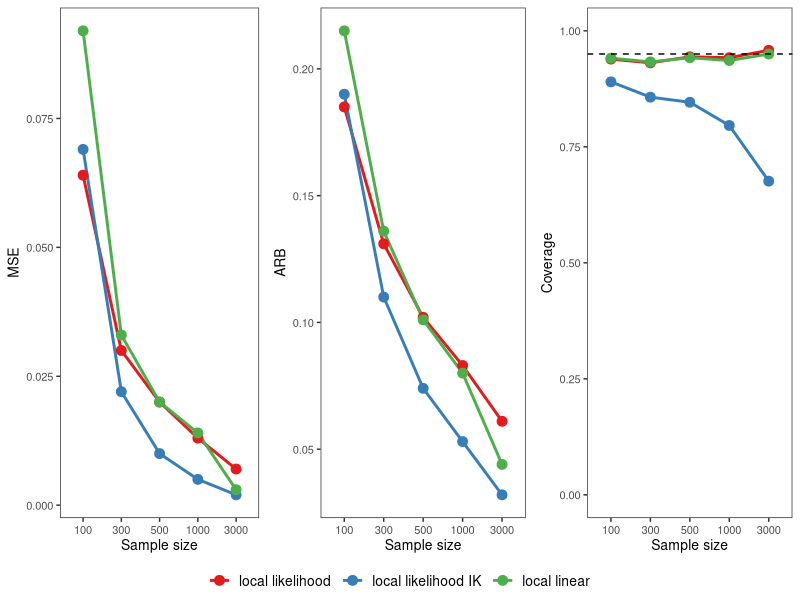

Write the R code that produced this figure.
library(tidyverse)
library(gridExtra)

type_binomial_trial100 = read.csv('100_type_binomial_trial_500_NULL.csv')
type_poisson_trial100 = read.csv('100_type_poisson_trial_500_NULL.csv')
type_ZIP_trial100 = read.csv('100_type_ZIP_trial_500_NULL.csv')
type_binomial_trial300 = read.csv('300_type_binomial_trial_500_NULL.csv')
type_poisson_trial300 = read.csv('300_type_poisson_trial_500_NULL.csv')
type_ZIP_trial300 = read.csv('300_type_ZIP_trial_500_NULL.csv')
type_binomial_trial500 = read.csv('500_type_binomial_trial_500_NULL.csv')
type_poisson_trial500 = read.csv('500_type_poisson_trial_500_NULL.csv')
type_ZIP_trial500 = read.csv('500_type_ZIP_trial_500_NULL.csv')
type_ZIP_trial1000 = read.csv('1000_type_ZIP_trial_500_NULL.csv')
type_binomial_trial1000 = read.csv('1000_type_binomial_trial_500_NULL.csv')
type_poisson_trial1000 = read.csv('1000_type_poisson_trial_500_NULL.csv')
type_binomial_trial3000 = read.csv('3000_type_binomial_trial_500_NULL.csv')
type_poisson_trial3000 = read.csv('3000_type_poisson_trial_500_NULL.csv')
type_ZIP_trial3000 = read.csv('3000_type_ZIP_trial_500_NULL.csv')



make_result = function(dataframe, truevalue, sample){
  
  dataframe = dataframe[complete.cases(dataframe),]
  ind = which(dataframe$zipest_IK!= Inf & dataframe$zipest!= Inf & dataframe$linest!= Inf) 

  mse_local = round(mean((dataframe$zipest-truevalue)^2), 3)
  mse_local_IK = round(mean((dataframe$zipest_IK[ind]-truevalue)^2), 3)
  mse_lin = round(mean((dataframe$linest-truevalue)^2), 3)
  
  abs_local = round(mean(abs(dataframe$zipest-truevalue)), 3)
  abs_local_IK = round(mean(abs(dataframe$zipest_IK[ind]-truevalue)), 3)
  abs_lin = round(mean(abs(dataframe$linest - truevalue)), 3)
  
  ci_local = round(mean(dataframe$zip_ci_left <= truevalue & dataframe$zip_ci_right >= truevalue, na.rm=T), 3)
  ci_local_IK = round(mean(dataframe$zip_ci_left_IK[ind] <= truevalue & dataframe$zip_ci_right_IK[ind] >= truevalue, na.rm=T), 3)
  ci_lin = round(mean(dataframe$lin_ci_left <= truevalue & dataframe$lin_ci_right >= truevalue, na.rm=T), 3)
  
  result = data.frame('num_sam' = sample, 'mselocal' = mse_local, 'abslocal' = c(abs_local), 'cilocal' = c(ci_local), 'mselocal_IK' = mse_local_IK, 'abslocal_IK' = c(abs_local_IK), 'cilocal_IK' = c(ci_local_IK), 'mselin' = mse_lin, 'abslin' = abs_lin, 'cilin' = ci_lin)
  
  return(result)
}


logistic = function(x) { exp(x)/(1+exp(x))}
truediff_binomial = 0

# n = 100
bin100 = make_result(type_binomial_trial100, truediff_binomial, 100)
# n = 300
bin300 = make_result(type_binomial_trial300, truediff_binomial, 300)
# n = 500
bin500 = make_result(type_binomial_trial500, truediff_binomial, 500)
# n = 1000
bin1000 = make_result(type_binomial_trial1000,  truediff_binomial, 1000)
# n = 3000
bin3000 = make_result(type_binomial_trial3000, truediff_binomial, 3000)

binomial = rbind(bin100, bin300, bin500, bin1000, bin3000)
colnames(binomial) = c('N', 'local likelihood mse', 'local likelihood arb', 'local likelihood coverage', 'local likelihood IK mse', 'local likelihood IK arb', 'local likelihood IK coverage', 'local linear mse', 'local linear arb', 'local linear coverage')


make_result = function(dataframe, truevalue, sample){
  
  dataframe = dataframe[complete.cases(dataframe),]
  ind = which(dataframe$zipest!= Inf & dataframe$linest!= Inf & dataframe$linest_IK_r!= Inf) 

  mse_local = round(mean((dataframe$zipest[ind]-truevalue)^2), 3)
  mse_lin_IK = round(mean((dataframe$linest_IK_r-truevalue)^2), 3)
  mse_lin = round(mean((dataframe$linest-truevalue)^2), 3)
  
  abs_local = round(mean(abs(dataframe$zipest[ind]-truevalue)), 3)
  abs_lin_IK = round(mean(abs(dataframe$linest_IK_r-truevalue)), 3)
  abs_lin = round(mean(abs(dataframe$linest - truevalue)), 3)
  
  ci_local = round(mean(dataframe$zip_ci_left[ind] <= truevalue & dataframe$zip_ci_right[ind] >= truevalue, na.rm=T), 3)
  ci_lin_IK = round(mean(dataframe$lin_ci_left_IK_r <= truevalue & dataframe$lin_ci_right_IK_r >= truevalue, na.rm=T), 3)
  ci_lin = round(mean(dataframe$lin_ci_left <= truevalue & dataframe$lin_ci_right >= truevalue, na.rm=T), 3)
  
  result = data.frame('num_sam' = sample, 'mselocal' = mse_local, 'abslocal' = c(abs_local), 'cilocal' = c(ci_local), 'mselin_IK' = mse_lin_IK, 'abslin_IK' = c(abs_lin_IK), 'cilin_IK' = c(ci_lin_IK), 'mselin' = mse_lin, 'abslin' = abs_lin, 'cilin' = ci_lin)
  
  return(result)
}

truediff_poisson = 0
poi100 = make_result(type_poisson_trial100, truediff_poisson, sample=100) 
poi300 = make_result(type_poisson_trial300, truediff_poisson, sample=300) 
poi500 = make_result(type_poisson_trial500, truediff_poisson, sample=500)
poi1000 = make_result(type_poisson_trial1000, truediff_poisson, sample=1000)
poi3000 = make_result(type_poisson_trial3000, truediff_poisson, sample=3000)
poi = rbind(poi100, poi300, poi500, poi1000,  poi3000)

colnames(poi) =  c('N', 'local likelihood mse', 'local likelihood arb', 'local likelihood coverage', 'local linear IK mse', 'local linear IK arb', 'local linear IK coverage', 'local linear mse', 'local linear arb', 'local linear coverage')



truediff_zip = 0
zip100 = make_result(type_ZIP_trial100 , truediff_zip, 100)
zip300 = make_result(type_ZIP_trial300 , truediff_zip, 300)
zip500 = make_result(type_ZIP_trial500, truediff_zip, 500)
zip1000 = make_result(type_ZIP_trial1000, truediff_zip, 1000)
zip3000 = make_result(type_ZIP_trial3000, truediff_zip, 3000)

zip = rbind(zip100, zip300, zip500, zip1000, zip3000)
colnames(zip) = c('N', 'local likelihood mse', 'local likelihood arb', 'local likelihood coverage', 'local linear IK mse', 'local linear IK arb', 'local linear IK coverage', 'local linear mse', 'local linear arb', 'local linear coverage')


library(ggpubr)
make_graph = function(data){
  
  mse = data %>% gather(model, mse, contains("mse")) %>% mutate(.data = ., model = str_sub(string = model, start = -30, end = -4)) %>% 
    ggplot() + geom_line(mapping = aes(x=factor(N), y= mse, color=model, group=model), size=1) +
    geom_point(mapping = aes(x = factor(N), y=mse, color=model, group=model), size=3) +theme_bw()+
    theme(panel.grid.major.x = element_blank(), panel.grid.minor.x = element_blank(), 
          panel.grid.major.y = element_blank(), panel.grid.minor.y = element_blank(), 
          #axis.ticks.x=element_blank(), 
          #axis.ticks.y=element_blank(), 
          axis.text.y=element_text(size=8), 
          axis.text.x=element_text(size=8),
          axis.title.x = element_text(size=10),
          axis.title.y = element_text(size=10),
          plot.title = element_text(face = "bold", size = 15, hjust = 0.5),
          legend.title = element_blank(), legend.text = element_text(size=10), legend.position='bottom') + scale_color_brewer(palette= "Set1")+ xlab('Sample size') + ylab('MSE')
  
  arb = data %>% gather(model, arb, contains("arb")) %>%  mutate(.data = ., model = str_sub(string = model, start = -30, end = -4)) %>% 
    ggplot() + geom_line(mapping = aes(x=factor(N), y= arb, color=model, group=model), size=1) +
    geom_point(mapping = aes(x = factor(N), y=arb, color=model, group=model), size=3) +theme_bw()+
    theme(panel.grid.major.x = element_blank(), panel.grid.minor.x = element_blank(), 
          panel.grid.major.y = element_blank(), panel.grid.minor.y = element_blank(), 
          #axis.ticks.x=element_blank(), 
          #axis.ticks.y=element_blank(), 
          axis.text.y=element_text(size=8), 
          axis.text.x=element_text(size=8),
          axis.title.x = element_text(size=10),
          axis.title.y = element_text(size=10),
          plot.title = element_text(face = "bold", size = 15, hjust = 0.5),
          legend.title = element_blank(), legend.text = element_text(size=10), legend.position='bottom') + scale_color_brewer(palette= "Set1")+ xlab('Sample size') + ylab('ARB')
  
  coverage = data %>% gather(model, coverage, contains("coverage")) %>%  mutate(.data = ., model = str_sub(string = model, start = -35, end = -10)) %>% 
    ggplot() + geom_line(mapping = aes(x=factor(N), y= coverage, color=model, group=model), size=1) +
    geom_point(mapping = aes(x = factor(N), y=coverage, color=model, group=model), size=3) +theme_bw()+
    theme(panel.grid.major.x = element_blank(), panel.grid.minor.x = element_blank(), 
          panel.grid.major.y = element_blank(), panel.grid.minor.y = element_blank(), 
          #axis.ticks.x=element_blank(), 
          #axis.ticks.y=element_blank(), 
          axis.text.y=element_text(size=8), 
          axis.text.x=element_text(size=8),
          axis.title.x = element_text(size=10),
          axis.title.y = element_text(size=10),
          plot.title = element_text(face = "bold", size = 15, hjust = 0.5),
          legend.title = element_blank(), legend.text = element_text(size=10), legend.position='bottom') + ylim(0, 1) +  scale_color_brewer(palette= "Set1")+ geom_hline(yintercept=0.95, linetype=2) + xlab('Sample size') + ylab('Coverage')
  
  
  return(ggarrange(mse, arb, coverage, nrow=1, common.legend = TRUE, legend="bottom"))
  
}


bernoulli_graph = make_graph(binomial)




